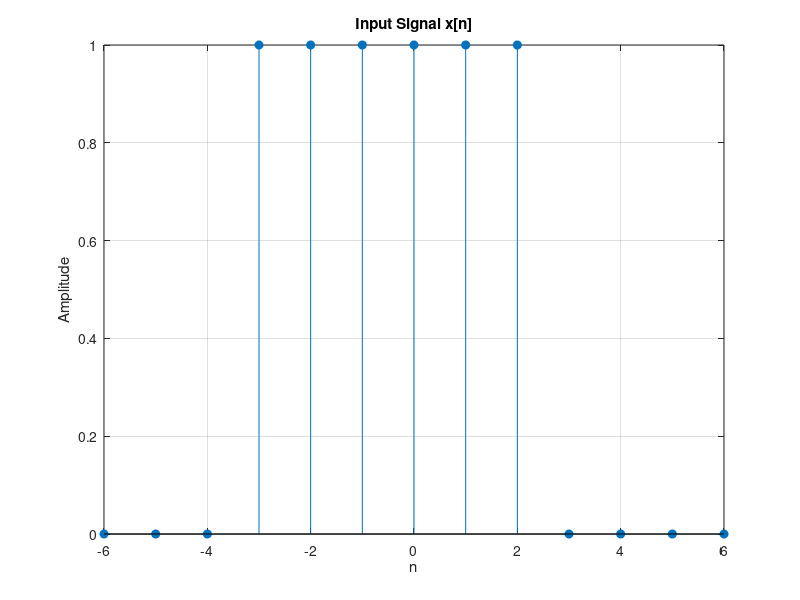
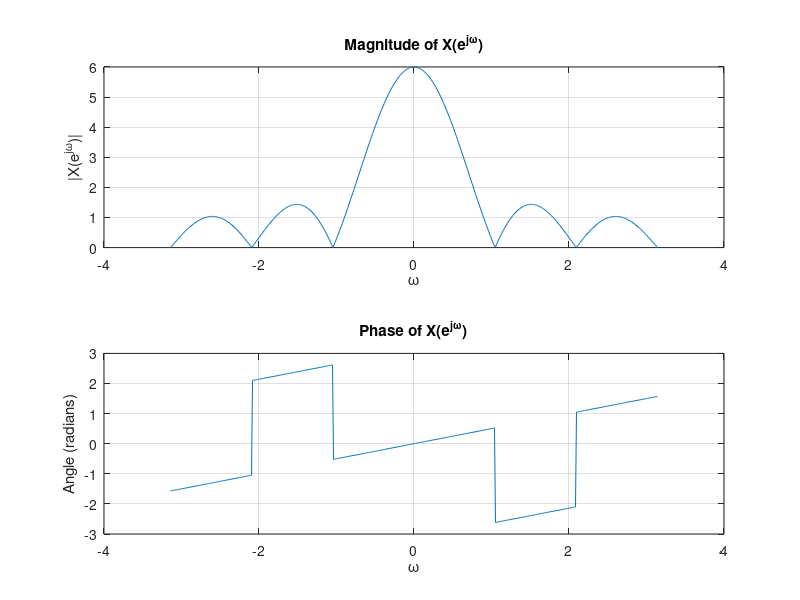
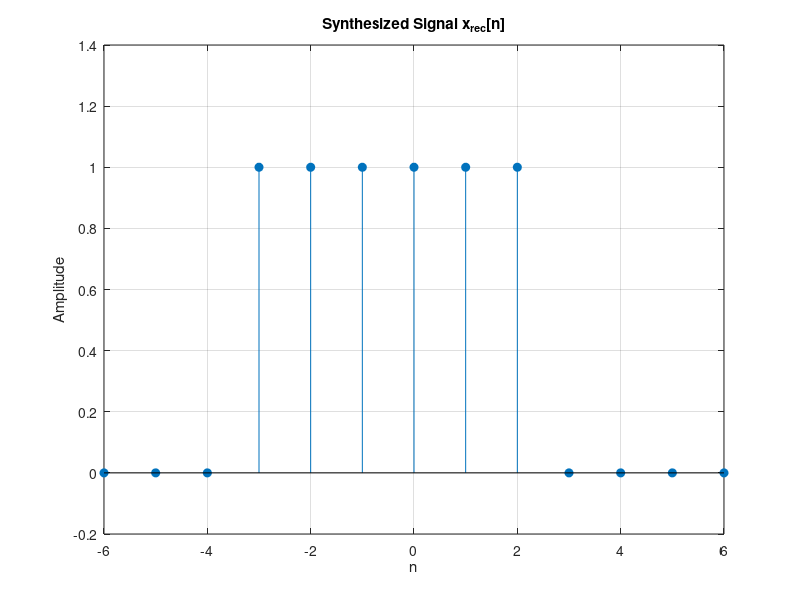

The MATLAB script that drew these images, in order:
clc;
clear;
close all;

% 1. Define the time range
n = -6:6; % Time vector from -6 to 6

% 2. Define the input signal
x = [0 0 0 1 1 1 1 1 1 0 0 0 0]; % Example: a sequence with ones between -2 to 2

% 3. Compute the Fourier Transform (DTFT)
w = linspace(-pi, pi, 500); % frequency range
X = zeros(size(w)); % initialize Fourier Transform

for k = 1:length(w)
    X(k) = sum(x .* exp(-1j * w(k) * n));
end

% 4. Synthesize the signal using Inverse DTFT
x_rec = zeros(size(n)); % initialize reconstructed signal

for idx = 1:length(n)
    x_rec(idx) = (1/(2*pi)) * trapz(w, X .* exp(1j * w * n(idx)));
end

% 5. Plot the input signal, Fourier Transform and synthesized signal

% Plot input signal
figure;
stem(n, x, 'filled');
title('Input Signal x[n]');
xlabel('n');
ylabel('Amplitude');
grid on;

% Plot magnitude and phase of Fourier Transform
figure;
subplot(2,1,1);
plot(w, abs(X));
title('Magnitude of X(e^{j\omega})');
xlabel('\omega');
ylabel('|X(e^{j\omega})|');
grid on;

subplot(2,1,2);
plot(w, angle(X));
title('Phase of X(e^{j\omega})');
xlabel('\omega');
ylabel('Angle (radians)');
grid on;

% Plot synthesized signal
figure;
stem(n, real(x_rec), 'filled'); % Taking real part because small imaginary errors may appear
title('Synthesized Signal x_{rec}[n]');
xlabel('n');
ylabel('Amplitude');
grid on;